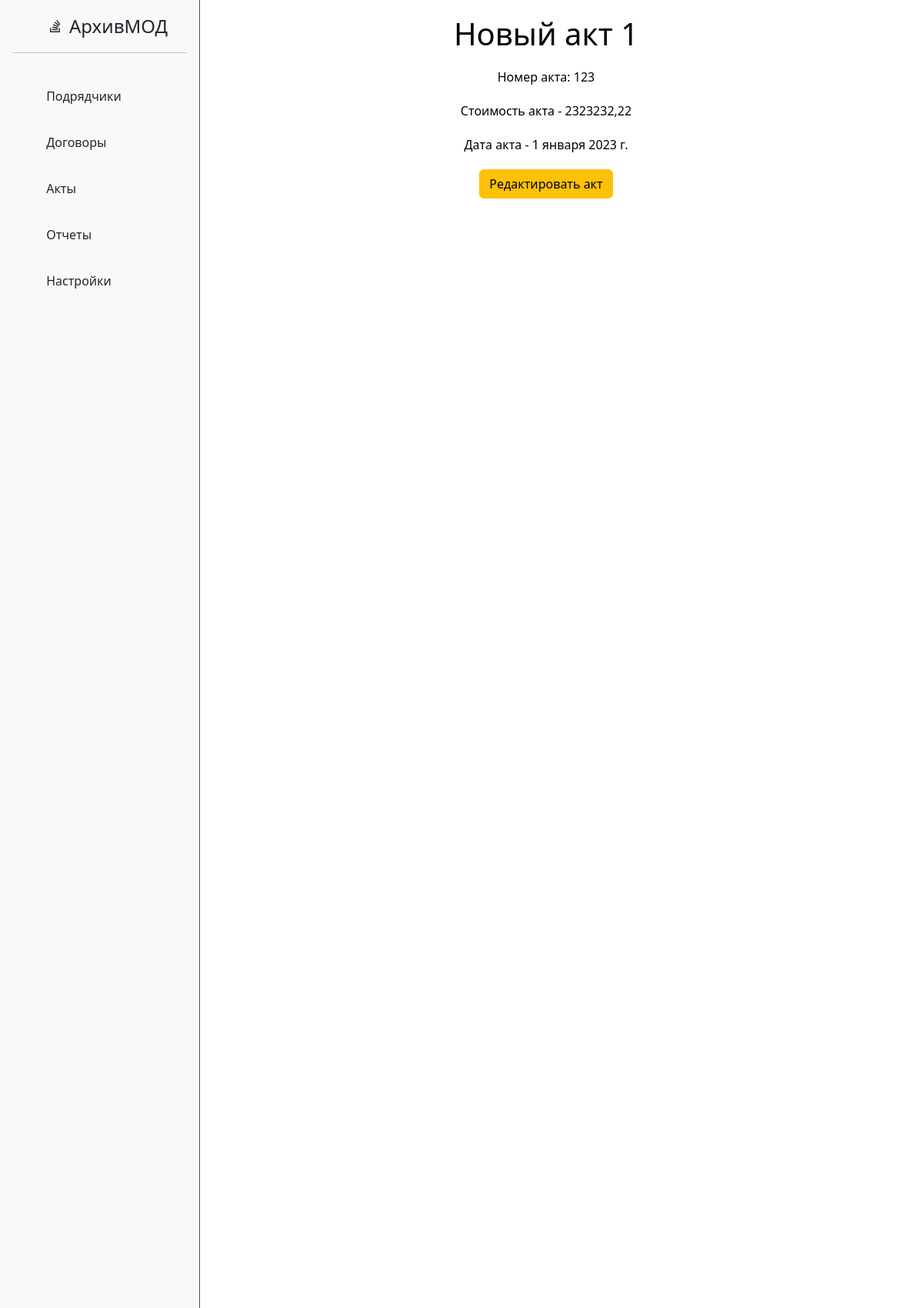
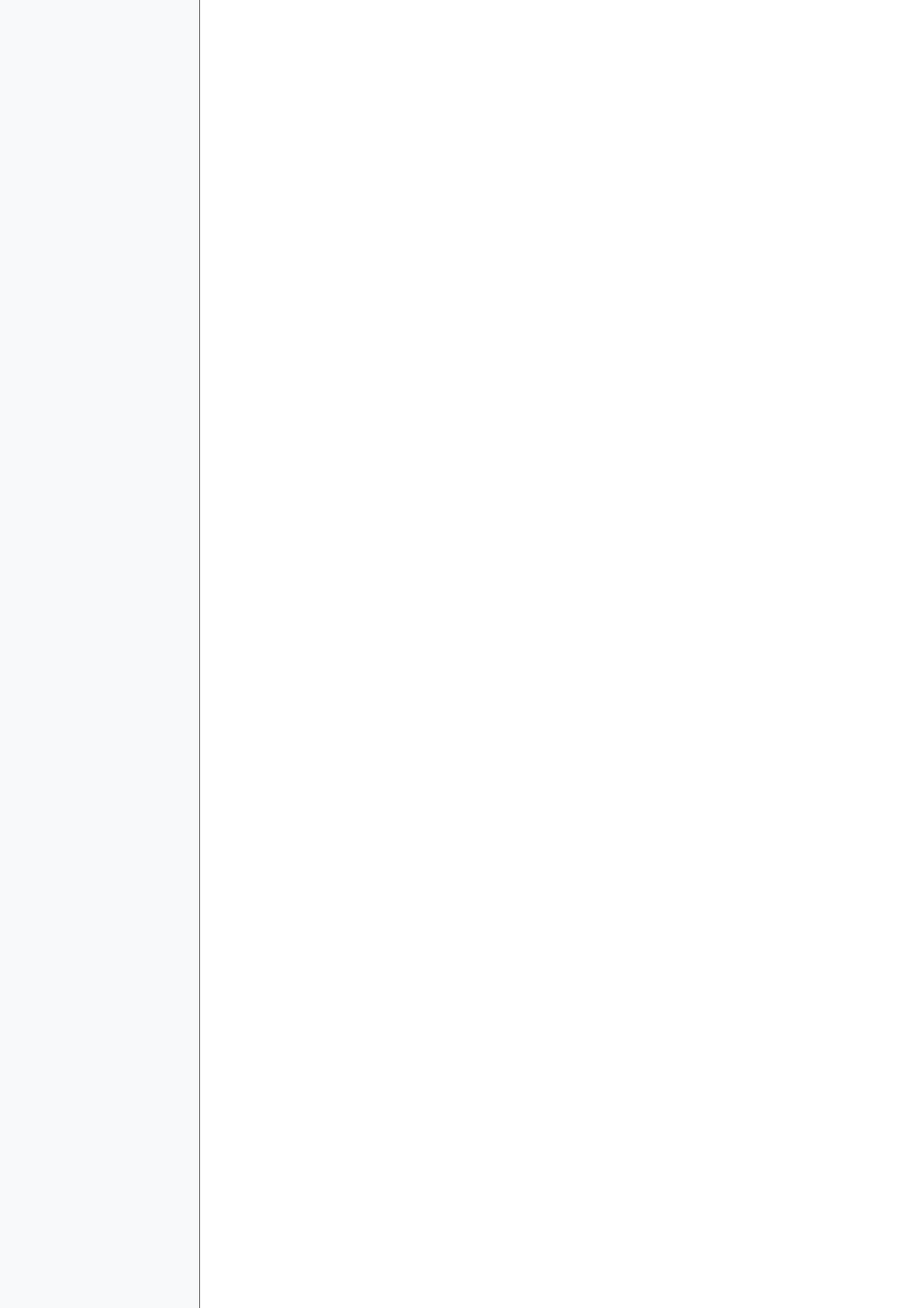
/archive/acts/13 (upper part), run on the app's committed database (2 pictures, top to bottom).
### archive/models.py (models this page shows, shortened)
class Acts(models.Model):
    title = models.CharField('Название акта', max_length=120)
    number = models.CharField('Номер акта', max_length=25, unique=True)
    price = models.FloatField('Цена акта', max_length=25)
    date = models.DateField('Дата акта')
    warranty_retention = models.FloatField('Цена акта', max_length=25)
    contract = models.ForeignKey(Contracts, on_delete=models.PROTECT, null=True)
    class Meta:
        verbose_name = 'Акт'
        verbose_name_plural = 'Акты'

### archive/views.py (the view)
# urls.py: path('acts/<int:pk>', views.ActDetailView.as_view(), name="acts-detail"),
class ActDetailView(DetailView):
    model = Acts
    template_name = 'archive/acts_detail.html'
    context_object_name = 'act'
    def get_context_data(self, **kwargs):
        context = super(ActDetailView, self).get_context_data(**kwargs)
        context['contr'] = Contracts.objects.filter(acts=self.get_object())
        return context

### archive/templates/archive/acts_detail.html (shortened to what this page needs)
{% extends "main/layout.html" %}
{% block content %}
    <div class="features">
        <h1>{{ act.title }}</h1>
        <p>Номер акта: {{ act.number }}</p>
        <p>Стоимость акта - {{ act.price }}</p>
        <p>Дата акта - {{ act.date }}</p>
        <p><a href="{% url 'acts-update' act.id %}" class="btn btn-warning">Редактировать акт</a></p>
    </div>
{% endblock %}

### data on the page
Acts: title "Новый акт 1", number "123", price "2323232,22", date "1 января 2023 г."
